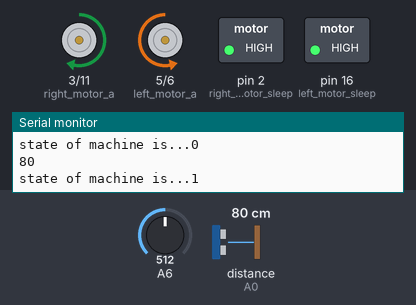
This sketch was run on a simulated Arduino Uno, built with avr-gcc and run on an emulated ATmega328P. Parts: motor-driver pin pairs drawn as motors (green arrow = first pin HIGH = forward, orange = second pin HIGH = backward, longer = more drive), switched loads named in the sketch (green lamp = pin HIGH), the last lines printed to the serial monitor. The test bench sets the inputs (shaded band); at power-on: A6 = 512, distance to the obstacle (sensor on A0) 80 cm.

Above: at 6.2 s.
6.3 s: A6 set to 493
8.1 s: distance to the obstacle (sensor on A0) set to 54 cm
13.2 s: distance to the obstacle (sensor on A0) set to 46 cm
At 13.7 s:
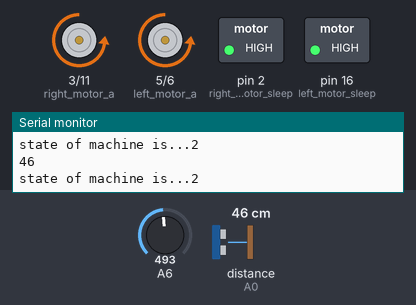
14.8 s: A6 set to 510
18.3 s: A6 set to 490
At 19.56 s:
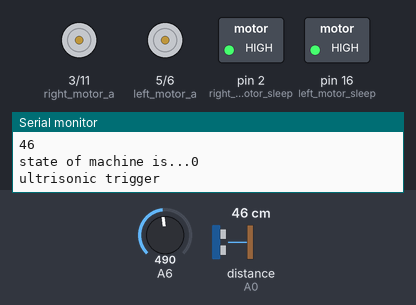
23.4 s: A6 set to 511
At 24.2 s:
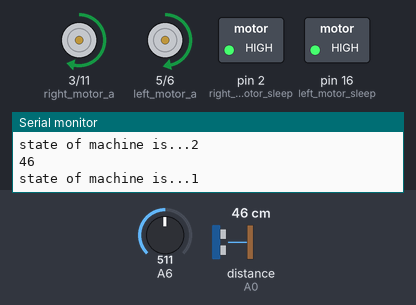
Timing chart, 0 to 28.5 s (numbered marks = the images above; inputs shaded):
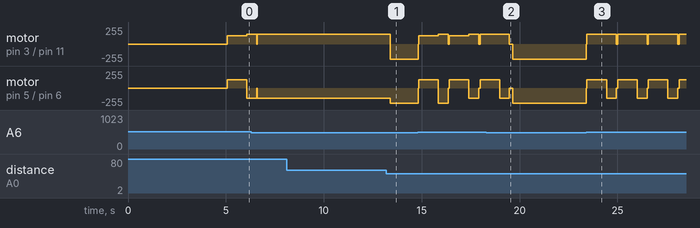

The sketch:

SumoV1.ino
```cpp
#include <Ultrasonic.h>
//each motor is controled by two pins,(plus an enable pin) and depening on what combination of values
//you set the pins to you can get it to move in the desired direction
#define left_motor_sleep 16
#define left_motor_a 5
#define left_motor_b 6
#define left_motor_weight 1 //the final value sent to the motor will be multipled by this. set it between -1 and 1
//weight is usefull for tweeking un-ballenced motors, incase one is naturaly faster than the other. this feature is also handy
//if you discover your motors are backwards. simply make the value negitive
#define right_motor_sleep 2
#define right_motor_a 3
#define right_motor_b 11
#define right_motor_weight 1 //the final value sent to the motor will be multipled by this. set it between 0 and 1
//===========code varibles===========
Ultrasonic ultrasonic(A1, A0);
int distance;
int SUMOSTATE = 0;

//===========================================USER VARIBLES==================================================
#define trigger_distance 50 // distance(cm) before robot will trigger. set this to the ring diametre for best results
#define grace_period 5000 //the number in (ms) before the robot will begin searching for other bots.

void setup() {
  // put your setup code here, to run once:
  Serial.begin(9600);
  Serial.println("Initializing");
  pinMode(left_motor_sleep, OUTPUT);
  pinMode(left_motor_a, OUTPUT);
  pinMode(left_motor_b, OUTPUT);
  pinMode(right_motor_sleep, OUTPUT);
  pinMode(right_motor_a, OUTPUT);
  pinMode(right_motor_b, OUTPUT);

  //turn on the motor drivers
  digitalWrite(left_motor_sleep, HIGH);
  digitalWrite(right_motor_sleep, HIGH);
  //after initializing everything, wait for the grace period to end. this gives time to plug in the robot,
  //and get it properly positioned in the circle before the match begins
  delay(grace_period);


}

void loop() {
  // put your main code here, to run repeatedly:
  //We are going to run a state machine here. We start the program in state 0.
  //STATE ZERO CONDIDIONS:
  //    We are in state ZERO, meaning we have succsessfuly pushed someone out of the ring, or we have just started the program
  //    here, we check for if,
  //    A, The color sensor does not see the outer ring line AND
  //    B, The ultrasonic sensor does not see a value less than (trigger_distance). <-- make this the diameter of the ring
  //    if A becomes false, enter state ONE
  //    if B becomes false, enter state TWO
  //    if both remain true, we continue slowly rotating right in search of an opponent
  //STATE ONE CONDITIONS
  //    We have entered state one, meaning we are on the line. We proceed by backing up the robot and turning around.
  //    after this, we return to state ZERO
  //STATE TWO CONDITIONS
  //    we have entered state TWO, meaning an opponent has been located, and now we must attempt to push them out of the circle.
  //    We start by calling a Drive(9,9), and then check the line sensor
  //    The only way to leave this state is if a line is seen. theirfore in this state,
  //    we check the line sensor every loop. if the line sensor is triggered, we enter STATE ONE
  distance = ultrasonic.read();
  Serial.println(distance);
  Serial.print("state of machine is...");
  Serial.println(SUMOSTATE);
  delay(30); //this shouldnt be here, but the ultrasonic cant keep up, so it is
  if(SUMOSTATE == 0)
  {
    if((analogRead(6))>500)   //use < if the ring is black with a white line and > for vice versa
    {
      //if this code runs, that means we have seen a line!
      SUMOSTATE = 1;
    }

    else if(distance < trigger_distance)
    {
      if(distance != 0){
        //if this code runs, that means we have seen a robot!
        Serial.println("ultrisonic trigger");
        SUMOSTATE = 2;
        delay(100);
      }
    }

    else
    {
      //neither exit condition was met, so we slowly turn to the left and keep searching
      drive(5,-5);
    }

  }

  else if(SUMOSTATE == 1)
  {
    //we have seen a line. back up and turn around:
    drive(-5,-5);
    delay(1000);
    drive(6,-6);
    delay(500);
    coast();
    SUMOSTATE = 0;

  }

  else if(SUMOSTATE == 2)
  {
    //we see a robot, time to push it out of the circle!
    drive(9,9);
    if((analogRead(6))>500)
    {
      // after setting the motors to almost full speed, we continuiosly check if we have seen the line. if so,
      applyBrake();
      SUMOSTATE = 1;
    }

  }

}

//===========================================================FUNCTIONS============================================================
void drive(int left_track_speed,int right_track_speed)
{
  //drive Forwards by setting a=1 and b=0. to get different speeds, we PWM one of the pins.
  //The parameters passed in have a value from -10 to 10, of which negitive speeds will drive backwards.
  //Motors will contuniously spin untill either the applyBrake() or coast() functions are called.

  //code for left motor:
  if(left_track_speed>0)
  {
  digitalWrite(left_motor_a, LOW);
  analogWrite(left_motor_b, round(left_track_speed*25*left_motor_weight));
  }
  else
  {
    analogWrite(left_motor_a, round(left_track_speed*(-25)*left_motor_weight));
    digitalWrite(left_motor_b, LOW);
  }

  //code for right motor:
  if(right_track_speed>0)
  {
  digitalWrite(right_motor_a, LOW);
  analogWrite(right_motor_b, round(right_track_speed*25*right_motor_weight));
  }
  else
  {
    analogWrite(right_motor_a, round(right_track_speed*(-25)*right_motor_weight));
    digitalWrite(right_motor_b, LOW);
  }

}


void applyBrake()
{
  //sets both bits high, which electricaly connects the motor to itself so that
  //when a rotational force is applied, the motor creates an opposing force acting as brakes
  digitalWrite(left_motor_a, HIGH);
  digitalWrite(left_motor_b, HIGH);
  digitalWrite(right_motor_a, HIGH);
  digitalWrite(right_motor_b, HIGH);
}

void coast()
{
  //sets both pins low, leaving the motor to stop spinning on its own
  digitalWrite(right_motor_a, LOW);
  digitalWrite(right_motor_b, LOW);
  digitalWrite(left_motor_a, LOW);
  digitalWrite(left_motor_b, LOW);
}

void smash()
{
  delay(100);
  drive(-8,-8);
  delay(1500);
  drive(8,8);
  delay(1500);
}
```

Measured:
- the behaviour switches between 50 and 49 cm on distance to the obstacle (sensor on A0) (found by bisection; images 0 and 1)
- after the input at 13.2 s, motor on pin 3 (right_motor_a) / pin 11 (right_motor_b): forward 150/255 → backward 225/255 after 0.19 s; motor on pin 5 (left_motor_a) / pin 6 (left_motor_b): backward 150/255 → backward 225/255 after 0.19 s
- after the input at 23.4 s, motor on pin 3 (right_motor_a) / pin 11 (right_motor_b): alternates forward 150/255 for 1.5 s and stopped for 0.07 s, starting at once; motor on pin 5 (left_motor_a) / pin 6 (left_motor_b): backward 225/255 → stopped at once, then repeats every 1.6 s: forward 125/255 1.0 s, backward 150/255 0.50 s, stopped 0.07 s
